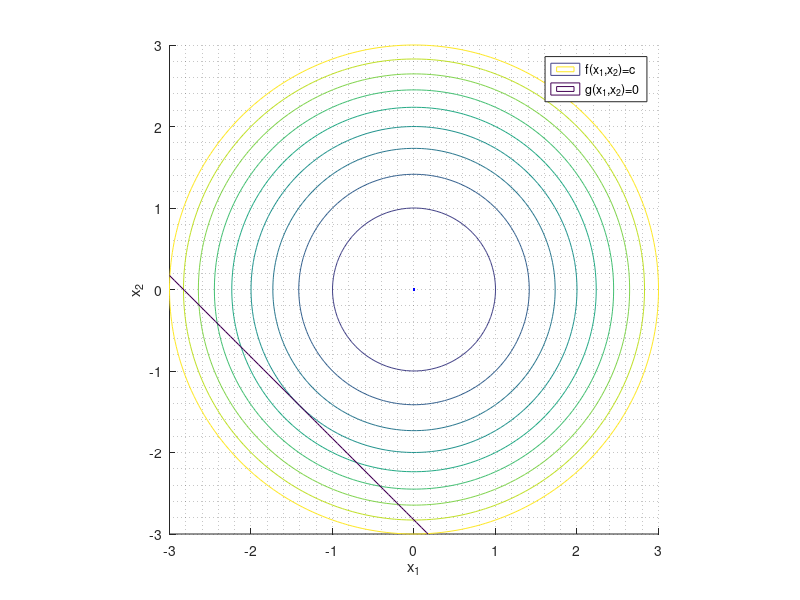

MATLAB code for this plot:
clear all; 
close all;
clc;

x1 = linspace(-3,3);
x2 = linspace(-3,3);
[X1,X2] = meshgrid(x1,x2);
f = X1.^2 + X2.^2 + 1;
g = X1 + X2 + 2*sqrt(2);

hold on;
contour(X1,X2,f,1:10);
contour(X1,X2,g,[0 0]);
plot(0,0,'.b');
axis equal;
grid minor;
xlabel('x_1')
ylabel('x_2')
legend('f(x_1,x_2)=c', 'g(x_1,x_2)=0')
hold off;

saveas(gcf,'main_plot.pdf')